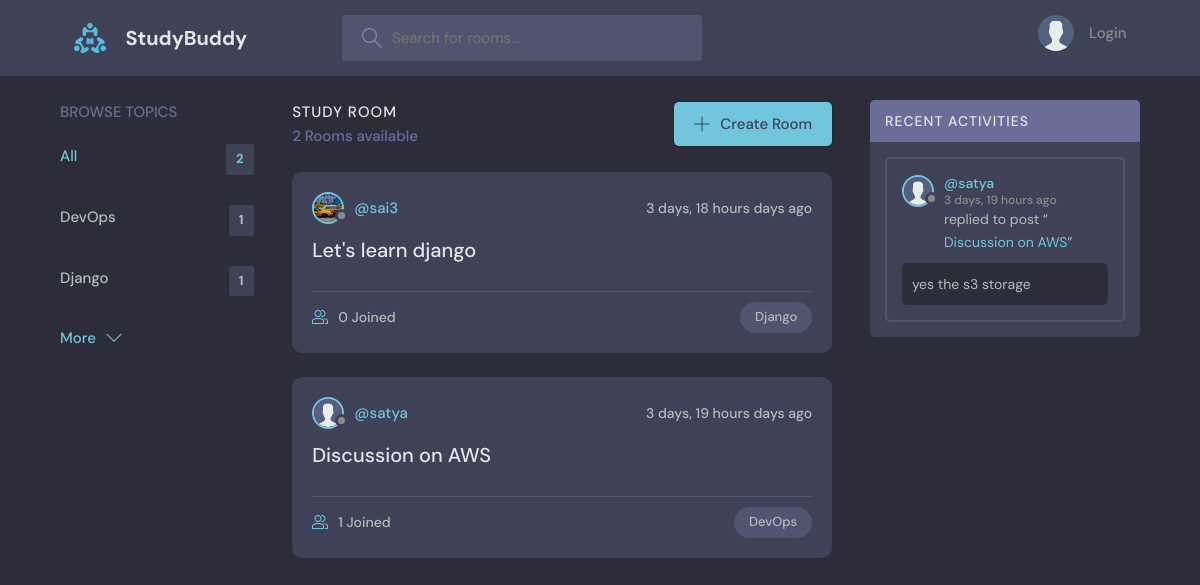
The page / on the database its author committed.
### base/models.py (models this page shows, shortened)
class Topic(models.Model):
    name = models.CharField(max_length=200)

class Room(models.Model):
    host = models.ForeignKey(User, on_delete=models.SET_NULL, null=True)
    topic = models.ForeignKey('Topic', on_delete=models.SET_NULL, null=True)
    name = models.CharField(max_length=200)
    description = models.TextField(blank=True, null=True)
    participants = models.ManyToManyField(User, related_name='participants', blank=True)
    created = models.DateTimeField(auto_now_add=True)
    updated = models.DateTimeField(auto_now=True)
    class Meta:
        ordering = ['-updated', '-created']
    def __str__(self):
        return self.name

class User(AbstractUser):
    name = models.CharField(max_length=200, null=True)
    email = models.EmailField(unique=True, null=True)
    bio = models.TextField(null=True)
    avatar = models.ImageField(null=True, default='avatar.svg')
    USERNAME_FIELD = 'email'  # Use email as the unique identifier
    REQUIRED_FIELDS = [ ]  # Username is still required for compatibility

class Message(models.Model):
    user = models.ForeignKey(User, on_delete=models.CASCADE)
    room = models.ForeignKey(Room, on_delete=models.CASCADE)
    body = models.TextField()
    created = models.DateTimeField(auto_now_add=True)
    updated = models.DateTimeField(auto_now=True)
    class Meta:
        ordering = ['-updated', '-created']

### base/views.py (the view)
# urls.py: path('', views.home, name='home'),
def home(request):
    q = request.GET.get('q') if request.GET.get('q') != None else ''
    rooms = Room.objects.filter(
        Q(topic__name__icontains=q) |
        Q(name__icontains=q) |
        Q(description__icontains=q)
    )  # Fetch all rooms from the database
    topics = Topic.objects.all()[0:5]  # Fetch all topics from the database
    room_messages = Message.objects.filter(Q(room__topic__name__icontains=q))  # Fetch recent messages related to the topic
    context= {
        'rooms': rooms,
        'topics': topics,
        'room_count': rooms.count(),
        'room_messages': room_messages,
    }
    return render(request, 'base/home.html', context)

### base/templates/base/home.html (shortened to what this page needs)
{% extends 'main.html' %}
{% block content %}
    <main class="layout layout--3">
      <div class="container">
        {% include 'base/topics_component.html' %}
        <div class="roomList">
          <div class="roomList__header">
            <div>
              <h2>Study Room</h2>
              <p>{{room_count}} Rooms available</p>
            </div>
            <a class="btn btn--main" href="{% url 'create-room' %}">
              <svg version="1.1" xmlns="http://www.w3.org/2000/svg" width="32" height="32" viewBox="0 0 32 32">
                <title>add</title>
                <path
                  d="M16.943 0.943h-1.885v14.115h-14.115v1.885h14.115v14.115h1.885v-14.115h14.115v-1.885h-14.115v-14.115z"
                ></path>
              </svg>
              Create Room
            </a>
          </div>
          {% include 'base/feed_component.html' %}
        </div>
        {% include 'base/acitivity_component.html' %}
      </div>
    </main>
{% endblock %}

### base/templates/base/topics_component.html
<div class="topics">
          <div class="topics__header">
            <h2>Browse Topics</h2>
          </div>
          <ul class="topics__list">
            <li>
              <a href="{% url 'home' %}" class="active">All <span>{{topics.count}}</span></a>
            </li>
            {% for topic in topics %}
            <li>
              <a href="{% url 'home' %}?q={{ topic.name }}">{{topic.name}}<span>{{topic.room_set.all.count}}</span></a>
            </li>
            {% endfor %}
          </ul>
          <a class="btn btn--link" href="{% url 'topics' %}">
            More
            <svg version="1.1" xmlns="http://www.w3.org/2000/svg" width="32" height="32" viewBox="0 0 32 32">
              <title>chevron-down</title>
              <path d="M16 21l-13-13h-3l16 16 16-16h-3l-13 13z"></path>
            </svg>
          </a>
</div>

### base/templates/base/feed_component.html (shortened to what this page needs)
{% for room in rooms %}
<div class="roomListRoom">
            <div class="roomListRoom__header">
              <a href="{% url 'user-profile' room.host.id %}" class="roomListRoom__author">
                <div class="avatar avatar--small">
                  <img src="{{room.host.avatar.url}}" />
                </div>
                <span>@{{room.host.username}}</span>
              </a>
              <div class="roomListRoom__actions">
                <span>{{room.created|timesince}} days ago</span>
              </div>
            </div>
            <div class="roomListRoom__content">
              <a href="{% url 'room' room.id %}">{{room.name}}</a>
            </div>
            <div class="roomListRoom__meta">
              <a href="{% url 'room' room.id %}" class="roomListRoom__joined">
                {{room.participants.all.count}} Joined
              </a>
              <p class="roomListRoom__topic">{{room.topic.name}}</p>
            </div>
</div>
{% endfor %}

### base/templates/base/acitivity_component.html (shortened to what this page needs)
<div class="activities">
          <div class="activities__header">
            <h2>Recent Activities</h2>
          </div>
          {% for message in room_messages %}
          <div class="activities__box">
            <div class="activities__boxHeader roomListRoom__header">
              <a href="{% url 'user-profile' message.user.id %}" class="roomListRoom__author">
                <div class="avatar avatar--small">
                  <img src="{{message.user.avatar.url}}" />
                </div>
                <p>
                  @{{message.user.username}}
                  <span>{{message.created|timesince}} ago</span>
                </p>
              </a>
            </div>
            <div class="activities__boxContent">
              <p>replied to post “<a href="{% url 'room' message.room.id %}">{{message.room}}</a>”</p>
              <div class="activities__boxRoomContent">
                {{ message.body}}
              </div>
            </div>
          </div>
          {% endfor %}
        </div>

### rows shown on the page
Topic: name "DevOps", room_set.all.count "1"
Topic: name "Django", room_set.all.count "1"
Room: host.avatar (picture), host.username "sai3", created "3 days, 18 hours", name "Let's learn django", participants.all.count "0", topic.name "Django"
Room: host.avatar (placeholder picture), host.username "satya", created "3 days, 19 hours", name "Discussion on AWS", participants.all.count "1", topic.name "DevOps"
Message: user.avatar (placeholder picture), user.username "satya", created "3 days, 19 hours", room "Discussion on AWS", body "yes the s3 storage"

### other values the page prints
{{ topics.count }} "2"
{{ room_count }} "2"
